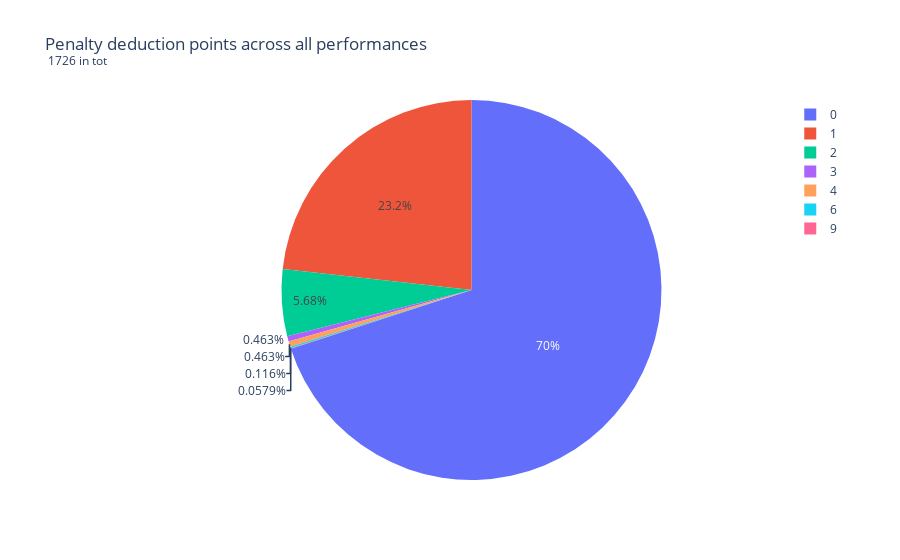

Notebook source saved alongside this figure:
### Code cell
# Plot pie chart of data:
# Group data by by performance NOT eliminating the element with 0 total_deductions
df2 = data.sort_values(by='total_deductions', ascending=False)
df2 = df2.groupby('performance_id')
# Sort df2 by total_deductions in descending order: (there is no other way than creating a new DataFrame)
df2 = pd.DataFrame({'performance_id':df2.groups.keys(), 'total_deductions':df2['total_deductions'].apply(lambda x: x.tolist()[0]).tolist()})
df2 = df2.sort_values(by='total_deductions', ascending=False)

# Then group it by total_deductions and count the number of performances in each group:
df2 = df2.groupby('total_deductions').count()
df2 = df2.reset_index()
df2.columns = ['total_deductions', 'performance_count']
df2.head()
pie_df2 = px.pie(df2, values='performance_count', names='total_deductions', title='Penalty deduction points across all performances <br><sup> 1726 in tot</sup>')
pie_df2.show()

### Figure 1 — Plotly figure (JSON) as saved in the notebook; plotly's stock layout.template omitted (floating-point values rounded to 4 significant figures)
{"data": [{"domain": {"x": [0, 1], "y": [0, 1]}, "hovertemplate": "total_deductions=%{label}<br>performance_count=%{value}<extra></extra>", "labels": [0, 1, 2, 3, 4, 6, 9], "legendgroup": "", "name": "", "showlegend": true, "type": "pie", "values": [1208, 401, 98, 8, 8, 2, 1]}], "layout": {"legend": {"tracegroupgap": 0}, "title": {"text": "Penalty deduction points across all performances <br><sup> 1726 in tot</sup>"}}}
